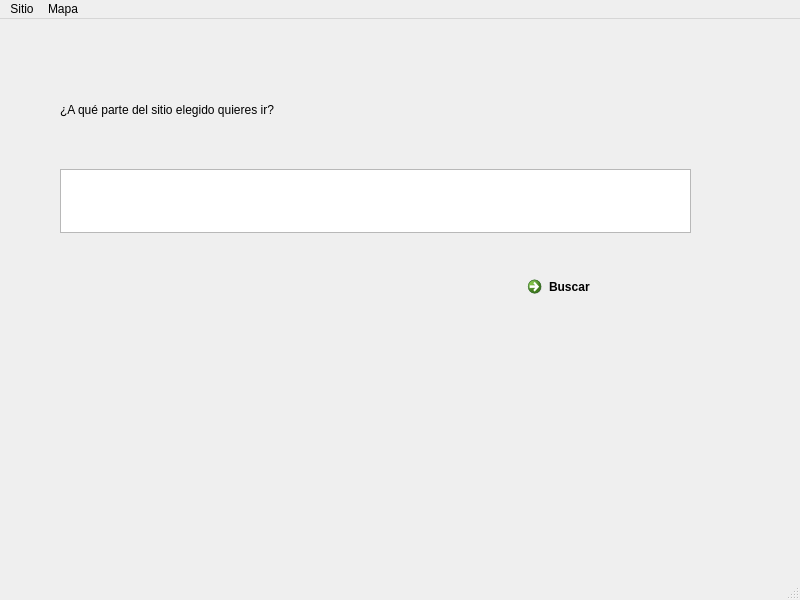
<?xml version="1.0" encoding="UTF-8"?>
<ui version="4.0">
 <class>MainWindow</class>
 <widget class="QMainWindow" name="MainWindow">
  <property name="geometry">
   <rect>
    <x>0</x>
    <y>0</y>
    <width>800</width>
    <height>600</height>
   </rect>
  </property>
  <property name="windowTitle">
   <string>Guía Turístico</string>
  </property>
  <property name="windowIcon">
   <iconset theme="QIcon::ThemeIcon::GoHome"/>
  </property>
  <widget class="QWidget" name="centralwidget">
   <widget class="QLabel" name="label">
    <property name="geometry">
     <rect>
      <x>60</x>
      <y>35</y>
      <width>631</width>
      <height>111</height>
     </rect>
    </property>
    <property name="styleSheet">
     <string notr="true">font: 600 24pt &quot;Segoe UI&quot;;</string>
    </property>
    <property name="text">
     <string>¿A qué parte del sitio elegido quieres ir?</string>
    </property>
   </widget>
   <widget class="QPlainTextEdit" name="plainTextEdit">
    <property name="geometry">
     <rect>
      <x>60</x>
      <y>150</y>
      <width>631</width>
      <height>64</height>
     </rect>
    </property>
   </widget>
   <widget class="QCommandLinkButton" name="commandLinkButton">
    <property name="geometry">
     <rect>
      <x>520</x>
      <y>250</y>
      <width>172</width>
      <height>41</height>
     </rect>
    </property>
    <property name="text">
     <string>Buscar</string>
    </property>
   </widget>
  </widget>
  <widget class="QMenuBar" name="menubar">
   <property name="geometry">
    <rect>
     <x>0</x>
     <y>0</y>
     <width>800</width>
     <height>33</height>
    </rect>
   </property>
   <widget class="QMenu" name="menuSitio">
    <property name="title">
     <string>Sitio</string>
    </property>
    <addaction name="actionVer_Direcci_n"/>
    <addaction name="actionPartes"/>
   </widget>
   <widget class="QMenu" name="menuMapa">
    <property name="title">
     <string>Mapa</string>
    </property>
    <addaction name="actionRefrescar"/>
    <addaction name="actionVer_Mapa"/>
   </widget>
   <addaction name="menuSitio"/>
   <addaction name="menuMapa"/>
  </widget>
  <widget class="QStatusBar" name="statusbar"/>
  <action name="actionRefrescar">
   <property name="text">
    <string>Refrescar</string>
   </property>
  </action>
  <action name="actionVer_Direcci_n">
   <property name="text">
    <string>Ver Dirección</string>
   </property>
  </action>
  <action name="actionVer_Mapa">
   <property name="text">
    <string>Ver Mapa</string>
   </property>
  </action>
  <action name="actionPartes">
   <property name="text">
    <string>Partes</string>
   </property>
  </action>
 </widget>
 <resources/>
 <connections/>
</ui>
